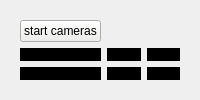
      <widget class="QWidget" name="tab">
       <attribute name="icon">
        <iconset>
         <normaloff>Resources/icons/tabicons/icon1.png</normaloff>Resources/icons/tabicons/icon1.png</iconset>
       </attribute>
       <attribute name="title">
        <string>::: Grid</string>
       </attribute>
       <layout class="QGridLayout" name="gridLayout_4">
        <item row="0" column="0">
         <widget class="QFrame" name="gridFrame">
          <layout class="QGridLayout" name="gridLayout_3">
           <item row="1" column="2">
            <widget class="MyLabel" name="screen3">
             <property name="sizePolicy">
              <sizepolicy hsizetype="Ignored" vsizetype="Ignored">
               <horstretch>0</horstretch>
               <verstretch>0</verstretch>
              </sizepolicy>
             </property>
             <property name="styleSheet">
              <string notr="true">background-color: rgb(0, 0, 0);</string>
             </property>
             <property name="text">
              <string/>
             </property>
             <property name="pixmap">
              <pixmap>Resources/covers/nocam.jpg</pixmap>
             </property>
            </widget>
           </item>
           <item row="1" column="1">
            <widget class="MyLabel" name="screen2">
             <property name="sizePolicy">
              <sizepolicy hsizetype="Ignored" vsizetype="Ignored">
               <horstretch>0</horstretch>
               <verstretch>0</verstretch>
              </sizepolicy>
             </property>
             <property name="styleSheet">
              <string notr="true">background-color: rgb(0, 0, 0);</string>
             </property>
             <property name="text">
              <string/>
             </property>
             <property name="pixmap">
              <pixmap>Resources/covers/nocam.jpg</pixmap>
             </property>
            </widget>
           </item>
           <item row="2" column="0">
            <widget class="MyLabel" name="screen4">
             <property name="sizePolicy">
              <sizepolicy hsizetype="Ignored" vsizetype="Ignored">
               <horstretch>0</horstretch>
               <verstretch>0</verstretch>
              </sizepolicy>
             </property>
             <property name="styleSheet">
              <string notr="true">background-color: rgb(0, 0, 0);</string>
             </property>
             <property name="text">
              <string/>
             </property>
             <property name="pixmap">
              <pixmap>Resources/covers/nocam.jpg</pixmap>
             </property>
            </widget>
           </item>
           <item row="2" column="1">
            <widget class="MyLabel" name="screen5">
             <property name="sizePolicy">
              <sizepolicy hsizetype="Ignored" vsizetype="Ignored">
               <horstretch>0</horstretch>
               <verstretch>0</verstretch>
              </sizepolicy>
             </property>
             <property name="styleSheet">
              <string notr="true">background-color: rgb(0, 0, 0);</string>
             </property>
             <property name="text">
              <string/>
             </property>
             <property name="pixmap">
              <pixmap>Resources/covers/nocam.jpg</pixmap>
             </property>
            </widget>
           </item>
           <item row="2" column="2">
            <widget class="MyLabel" name="screen6">
             <property name="sizePolicy">
              <sizepolicy hsizetype="Ignored" vsizetype="Ignored">
               <horstretch>0</horstretch>
               <verstretch>0</verstretch>
              </sizepolicy>
             </property>
             <property name="styleSheet">
              <string notr="true">background-color: rgb(0, 0, 0);</string>
             </property>
             <property name="text">
              <string/>
             </property>
             <property name="pixmap">
              <pixmap>Resources/covers/nocam.jpg</pixmap>
             </property>
            </widget>
           </item>
           <item row="1" column="0">
            <widget class="MyLabel" name="screen1">
             <property name="sizePolicy">
              <sizepolicy hsizetype="Ignored" vsizetype="Ignored">
               <horstretch>0</horstretch>
               <verstretch>0</verstretch>
              </sizepolicy>
             </property>
             <property name="styleSheet">
              <string notr="true">background-color: rgb(0, 0, 0);</string>
             </property>
             <property name="text">
              <string/>
             </property>
             <property name="pixmap">
              <pixmap>Resources/covers/nocam.jpg</pixmap>
             </property>
            </widget>
           </item>
           <item row="0" column="0">
            <widget class="QPushButton" name="pushButton">
             <property name="styleSheet">
              <string notr="true">background-color: rgb(238, 238, 236);
color: rgb(0, 0, 0);</string>
             </property>
             <property name="text">
              <string>start cameras</string>
             </property>
            </widget>
           </item>
          </layout>
         </widget>
        </item>
       </layout>
      </widget>
